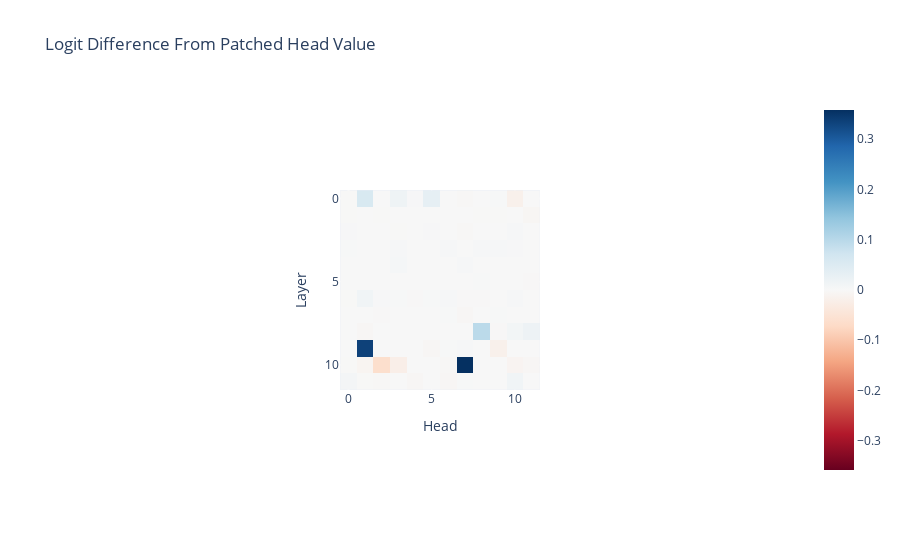

The notebook cell saved with this chart:
### Markdown cell above
We can plot this as a heatmap and it's initially hard to interpret.

### Code cell
imshow(patched_head_v_diff, title="Logit Difference From Patched Head Value", labels={"x":"Head", "y":"Layer"})

### Figure 1 — Plotly figure (JSON) as saved in the notebook; plotly's stock layout.template omitted (floating-point values rounded to 4 significant figures; data arrays with more than 128 entries replaced by an {"elided": "..."} marker saying what was removed)
{"data": [{"coloraxis": "coloraxis", "hovertemplate": "Head: %{x}<br>Layer: %{y}<br>color: %{z}<extra></extra>", "name": "0", "type": "heatmap", "xaxis": "x", "yaxis": "y", "z": {"elided": "12x12 float values"}}], "layout": {"autosize": true, "coloraxis": {"cmid": 0, "colorscale": [[0, "rgb(103,0,31)"], [0.1, "rgb(178,24,43)"], [0.2, "rgb(214,96,77)"], [0.3, "rgb(244,165,130)"], [0.4, "rgb(253,219,199)"], [0.5, "rgb(247,247,247)"], [0.6, "rgb(209,229,240)"], [0.7, "rgb(146,197,222)"], [0.8, "rgb(67,147,195)"], [0.9, "rgb(33,102,172)"], [1, "rgb(5,48,97)"]]}, "title": {"text": "Logit Difference From Patched Head Value"}, "xaxis": {"anchor": "y", "autorange": true, "constrain": "domain", "domain": [0.3613, 0.6387], "range": [-0.5, 11.5], "scaleanchor": "y", "title": {"text": "Head"}}, "yaxis": {"anchor": "x", "autorange": true, "constrain": "domain", "domain": [0, 1], "range": [11.5, -0.5], "title": {"text": "Layer"}}}}
